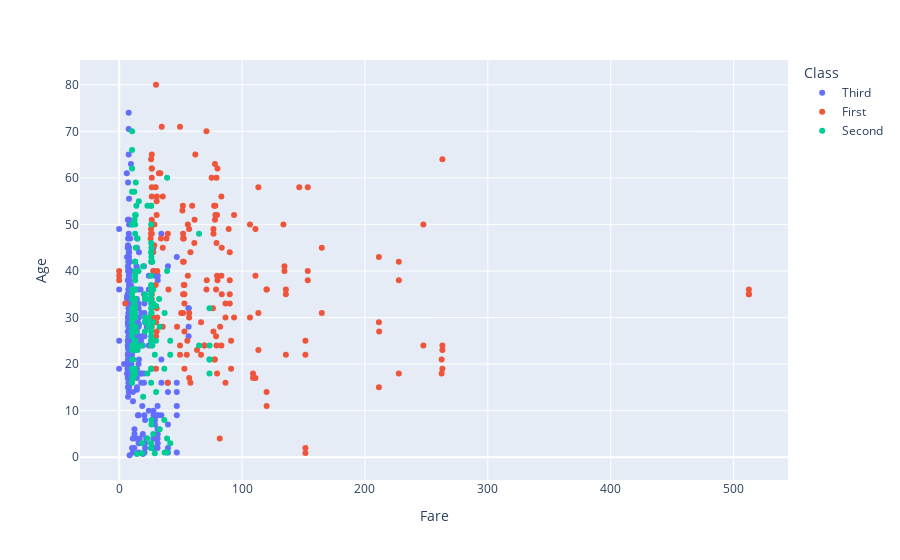

Notebook source saved alongside this figure:
### Markdown cell above
10. Create a scatter plot of 'Age' vs 'Fare' with the marker colours grouped by 'Class' values

### Code cell
# Create scatter plot
fig = px.scatter(Ti, x='Fare', y='Age', color='Class')
fig.show()

### Figure 1 — Plotly figure (JSON) as saved in the notebook; plotly's stock layout.template omitted (floating-point values rounded to 4 significant figures; data arrays with more than 128 entries replaced by an {"elided": "..."} marker saying what was removed)
{"data": [{"hovertemplate": "Class=Third<br>Fare=%{x}<br>Age=%{y}<extra></extra>", "legendgroup": "Third", "marker": {"color": "#636efa", "symbol": "circle"}, "mode": "markers", "name": "Third", "orientation": "v", "showlegend": true, "type": "scatter", "x": {"elided": "491 float values"}, "xaxis": "x", "y": {"elided": "491 float values"}, "yaxis": "y"}, {"hovertemplate": "Class=First<br>Fare=%{x}<br>Age=%{y}<extra></extra>", "legendgroup": "First", "marker": {"color": "#EF553B", "symbol": "circle"}, "mode": "markers", "name": "First", "orientation": "v", "showlegend": true, "type": "scatter", "x": {"elided": "216 float values"}, "xaxis": "x", "y": {"elided": "216 float values"}, "yaxis": "y"}, {"hovertemplate": "Class=Second<br>Fare=%{x}<br>Age=%{y}<extra></extra>", "legendgroup": "Second", "marker": {"color": "#00cc96", "symbol": "circle"}, "mode": "markers", "name": "Second", "orientation": "v", "showlegend": true, "type": "scatter", "x": {"elided": "184 float values"}, "xaxis": "x", "y": {"elided": "184 float values"}, "yaxis": "y"}], "layout": {"legend": {"title": {"text": "Class"}, "tracegroupgap": 0}, "margin": {"t": 60}, "xaxis": {"anchor": "y", "domain": [0, 1], "title": {"text": "Fare"}}, "yaxis": {"anchor": "x", "domain": [0, 1], "title": {"text": "Age"}}}}
